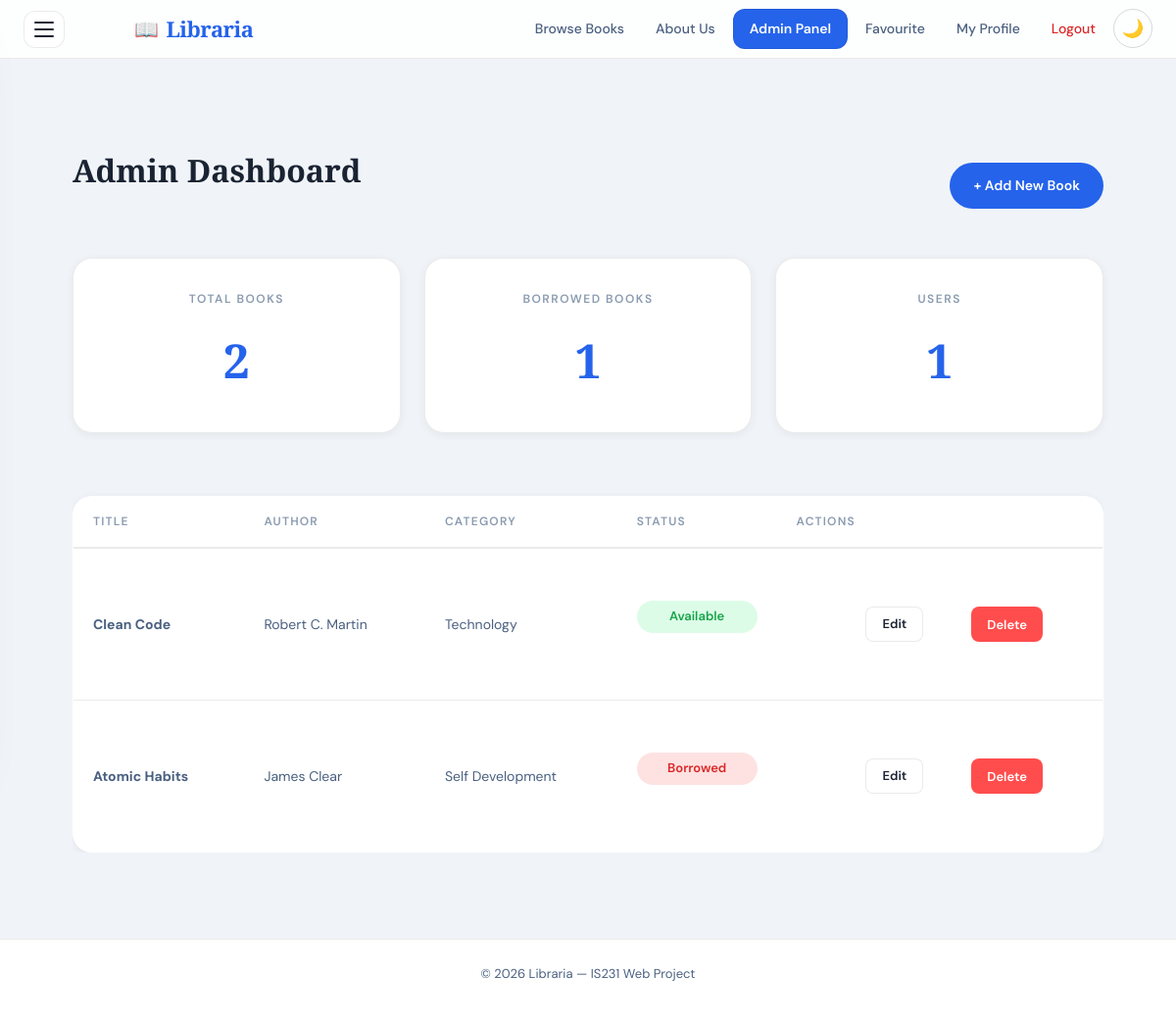
Before: /admin-dashboard/ (signed in) with the older database file.
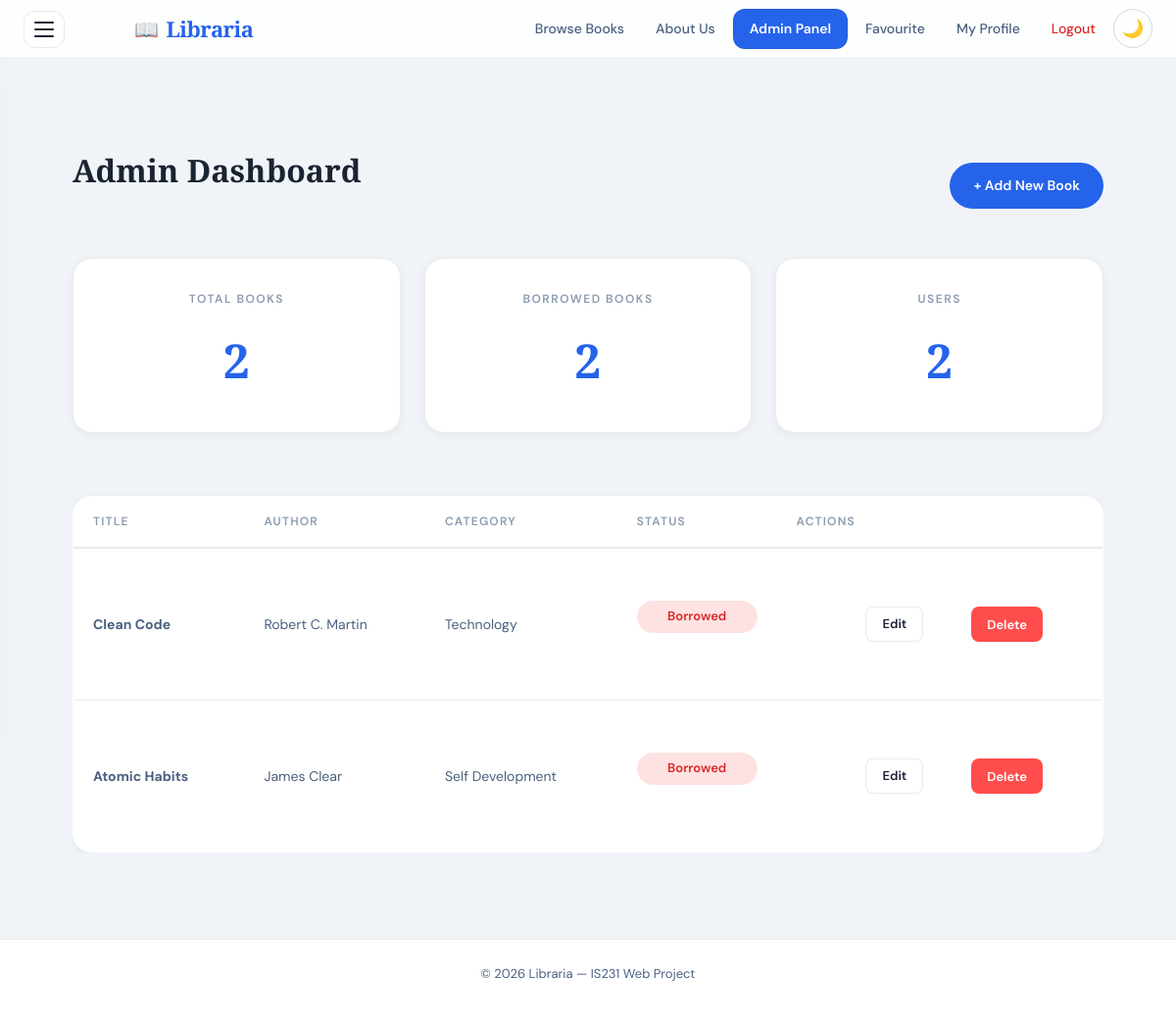
After: the same page with the newer database file.
### application/models.py (models this page shows, shortened)
class Book(models.Model):
    STATUS_CHOICES = [
        ('available', 'Available'),
        ('borrowed', 'Borrowed'),
    ]
    CATEGORY_CHOICES = [
        ('Fiction',          'Fiction'),
        ('Science',          'Science'),
        ('History',          'History'),
        ('Technology',       'Technology'),
        ('Philosophy',       'Philosophy'),
        ('Self Development', 'Self Development'),
    ]
    title = models.CharField(max_length=200)
    author = models.CharField(max_length=200)
    category = models.CharField(max_length=100, choices=CATEGORY_CHOICES, default='Fiction')
    status = models.CharField(max_length=20, choices=STATUS_CHOICES)
    image = models.URLField(blank=True, default='')
    year        = models.PositiveIntegerField(null=True, blank=True)
    pages       = models.PositiveIntegerField(null=True, blank=True)
    description = models.TextField(blank=True)
    created_at  = models.DateTimeField(auto_now_add=True)

### application/views.py (the view)
# urls.py: path('admin-dashboard/', views.admin_dashboard, name='admin_dashboard'),
@login_required
def admin_dashboard(request):
    books = Book.objects.all().order_by('-created_at')
    total_books = books.count()
    borrowed_count = books.filter(status='borrowed').count()
    total_users = User.objects.count()
    edit_success = request.session.pop('edit_success', None)
    add_success = request.session.pop('add_success', None)
    return render(request, 'application/admin-dashboard.html', {
        'books': books,
        'total_books': total_books,
        'borrowed_books': borrowed_count,
        'total_users': total_users,
        'edit_success': edit_success,
        'add_success': add_success,
    })

### templates/application/admin-dashboard.html (shortened to what this page needs)
{% extends 'base.html' %}
{% load static %}
{% block content %}
<main class="container">
  <div class="dashboard">
    <div class="header-section">
      <h2 class="dashboard-title">Admin Dashboard</h2>
      <a href="{% url 'add_book' %}" class="add-book-btn">+ Add New Book</a>
    </div>
    <div class="stats">
      <div class="stat-box">
        <h3>Total Books</h3>
        <p>{{ total_books }}</p>
      </div>
      <div class="stat-box">
        <h3>Borrowed Books</h3>
        <p>{{ borrowed_books }}</p>
      </div>
      <div class="stat-box">
        <h3>Users</h3>
        <p>{{ total_users }}</p>
      </div>
    </div>
    <div class="books-table-wrapper">
      <table class="books-table">
        <thead>
          <tr>
            <th>Title</th>
            <th>Author</th>
            <th>Category</th>
            <th>Status</th>
            <th>Actions</th>
          </tr>
        </thead>
        <tbody>
          {% for book in books %}
          <tr>
            <td><strong>{{ book.title }}</strong></td>
            <td>{{ book.author }}</td>
            <td>{{ book.category }}</td>
            <td>
              <span class="status-badge status-{{ book.status }}">
                {{ book.get_status_display }}
              </span>
            </td>
            <td>
              <div class="action-buttons">
                <a href="{% url 'edit_book' book.id %}" class="btn-edit">Edit</a>
                <form method="post" action="{% url 'delete_book' book.id %}">
                  <button type="submit" class="btn-delete" onclick="return confirm('Delete this book?');">
                    Delete
                  </button>
                </form>
              </div>
            </td>
          </tr>
          {% empty %}
          <tr>
            <td colspan="5" class="no-books">
              No books yet. Add one!
            </td>
          </tr>
          {% endfor %}
        </tbody>
      </table>
    </div>
  </div>
</main>
{% endblock %}

Changed rows visible on the page:
changed Book "Clean Code": status "Available" → "Borrowed"
Other visible differences:
{{ borrowed_books }}: "1" → "2"
{{ total_users }}: "1" → "2"
